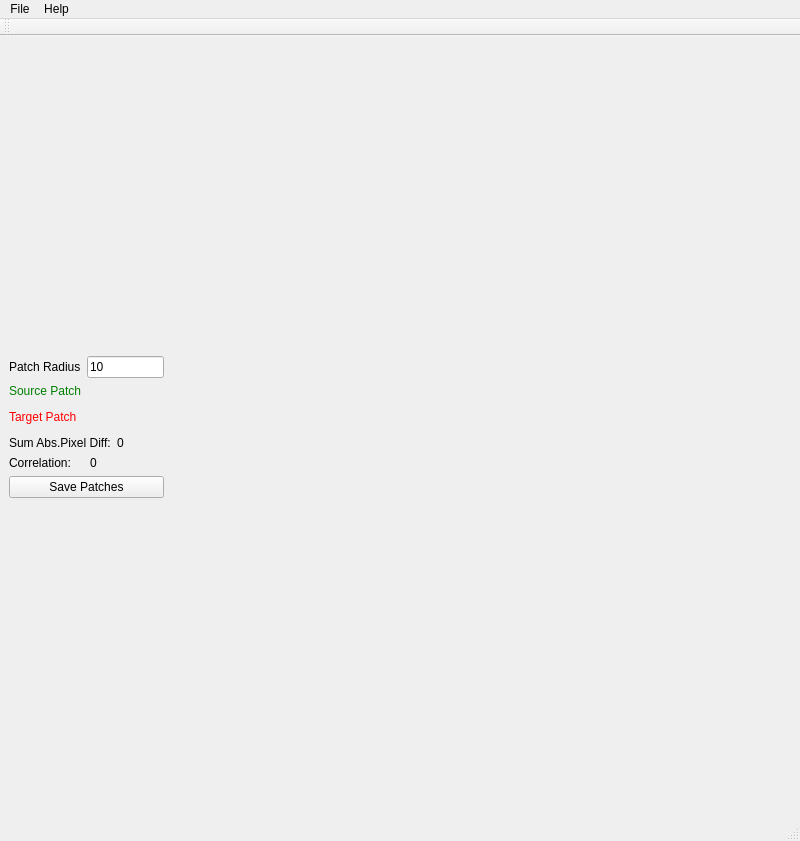
<?xml version="1.0" encoding="UTF-8"?>
<ui version="4.0">
 <class>InteractivePatchComparisonWidget</class>
 <widget class="QMainWindow" name="InteractivePatchComparisonWidget">
  <property name="geometry">
   <rect>
    <x>0</x>
    <y>0</y>
    <width>800</width>
    <height>841</height>
   </rect>
  </property>
  <property name="windowTitle">
   <string>Interactive Patch Comparison</string>
  </property>
  <widget class="QWidget" name="centralwidget">
   <layout class="QGridLayout" name="gridLayout">
    <item row="0" column="0">
     <layout class="QHBoxLayout" name="horizontalLayout" stretch="1,3,1">
      <item>
       <layout class="QVBoxLayout" name="verticalLayout" stretch="0,0,0,0,0,0,0,0">
        <item>
         <layout class="QHBoxLayout" name="horizontalLayout_2">
          <item>
           <widget class="QLabel" name="label">
            <property name="text">
             <string>Patch Radius</string>
            </property>
           </widget>
          </item>
          <item>
           <widget class="QLineEdit" name="txtPatchRadius">
            <property name="toolTip">
             <string>Sets the width/height of a square patch</string>
            </property>
            <property name="text">
             <string>10</string>
            </property>
           </widget>
          </item>
         </layout>
        </item>
        <item>
         <widget class="QLabel" name="label_2">
          <property name="text">
           <string>&lt;font color=&quot;green&quot;&gt;Source Patch&lt;/font&gt;</string>
          </property>
         </widget>
        </item>
        <item>
         <widget class="PatchInfoWidget" name="SourcePatchInfoWidget" native="true"/>
        </item>
        <item>
         <widget class="QLabel" name="label_3">
          <property name="text">
           <string>&lt;font color=&quot;red&quot;&gt;Target Patch&lt;/font&gt;</string>
          </property>
         </widget>
        </item>
        <item>
         <widget class="PatchInfoWidget" name="TargetPatchInfoWidget" native="true"/>
        </item>
        <item>
         <layout class="QHBoxLayout" name="horizontalLayout_5">
          <item>
           <widget class="QLabel" name="label_8">
            <property name="text">
             <string>Sum Abs.Pixel Diff:</string>
            </property>
           </widget>
          </item>
          <item>
           <widget class="QLabel" name="lblSumAbsolutePixelDifference">
            <property name="text">
             <string>0</string>
            </property>
           </widget>
          </item>
         </layout>
        </item>
        <item>
         <layout class="QHBoxLayout" name="horizontalLayout_6">
          <item>
           <widget class="QLabel" name="label_11">
            <property name="text">
             <string>Correlation:</string>
            </property>
           </widget>
          </item>
          <item>
           <widget class="QLabel" name="lblCorrelation">
            <property name="text">
             <string>0</string>
            </property>
           </widget>
          </item>
         </layout>
        </item>
        <item>
         <widget class="QPushButton" name="btnSavePatches">
          <property name="text">
           <string>Save Patches</string>
          </property>
         </widget>
        </item>
       </layout>
      </item>
      <item>
       <widget class="QVTKWidget" name="qvtkWidget"/>
      </item>
      <item>
       <layout class="QVBoxLayout" name="verticalLayout_2"/>
      </item>
     </layout>
    </item>
   </layout>
  </widget>
  <widget class="QMenuBar" name="menubar">
   <property name="geometry">
    <rect>
     <x>0</x>
     <y>0</y>
     <width>800</width>
     <height>20</height>
    </rect>
   </property>
   <widget class="QMenu" name="menuLeft_Pane">
    <property name="title">
     <string>File</string>
    </property>
    <addaction name="actionOpenImage"/>
    <addaction name="actionOpenMask"/>
    <addaction name="actionOpenMaskInverted"/>
    <addaction name="actionFlipImage"/>
    <addaction name="actionQuit"/>
   </widget>
   <widget class="QMenu" name="menuHelp">
    <property name="title">
     <string>Help</string>
    </property>
    <addaction name="actionHelp"/>
   </widget>
   <addaction name="menuLeft_Pane"/>
   <addaction name="menuHelp"/>
  </widget>
  <widget class="QStatusBar" name="statusbar"/>
  <widget class="QToolBar" name="toolBar">
   <property name="windowTitle">
    <string>toolBar</string>
   </property>
   <attribute name="toolBarArea">
    <enum>TopToolBarArea</enum>
   </attribute>
   <attribute name="toolBarBreak">
    <bool>false</bool>
   </attribute>
  </widget>
  <action name="actionOpenImage">
   <property name="text">
    <string>Open Image</string>
   </property>
  </action>
  <action name="actionSavePointsLeft">
   <property name="text">
    <string>Save Points</string>
   </property>
  </action>
  <action name="actionSavePointsRight">
   <property name="text">
    <string>Save Points</string>
   </property>
  </action>
  <action name="actionOpenImageRight">
   <property name="text">
    <string>Open Image</string>
   </property>
  </action>
  <action name="actionLoadPointsLeft">
   <property name="text">
    <string>Load Points</string>
   </property>
  </action>
  <action name="actionLoadPointsRight">
   <property name="text">
    <string>Load Points</string>
   </property>
  </action>
  <action name="actionHelp">
   <property name="text">
    <string>Help</string>
   </property>
  </action>
  <action name="actionQuit">
   <property name="text">
    <string>Quit</string>
   </property>
  </action>
  <action name="actionOpenPointCloudLeft">
   <property name="text">
    <string>Open PointCloud</string>
   </property>
  </action>
  <action name="actionOpenPointCloudRight">
   <property name="text">
    <string>Open PointCloud</string>
   </property>
  </action>
  <action name="actionFlipImage">
   <property name="text">
    <string>Flip Image</string>
   </property>
  </action>
  <action name="actionFlipRightImage">
   <property name="text">
    <string>Flip Right Image</string>
   </property>
  </action>
  <action name="actionSaveResult">
   <property name="text">
    <string>Save Result</string>
   </property>
  </action>
  <action name="actionOpenMask">
   <property name="text">
    <string>Open Mask</string>
   </property>
  </action>
  <action name="actionOpenMaskInverted">
   <property name="text">
    <string>Open Mask Inverted</string>
   </property>
  </action>
 </widget>
 <customwidgets>
  <customwidget>
   <class>QVTKWidget</class>
   <extends>QWidget</extends>
   <header>QVTKWidget.h</header>
  </customwidget>
  <customwidget>
   <class>PatchInfoWidget</class>
   <extends>QWidget</extends>
   <header>PatchInfoWidget.h</header>
   <container>1</container>
  </customwidget>
 </customwidgets>
 <resources/>
 <connections/>
</ui>
